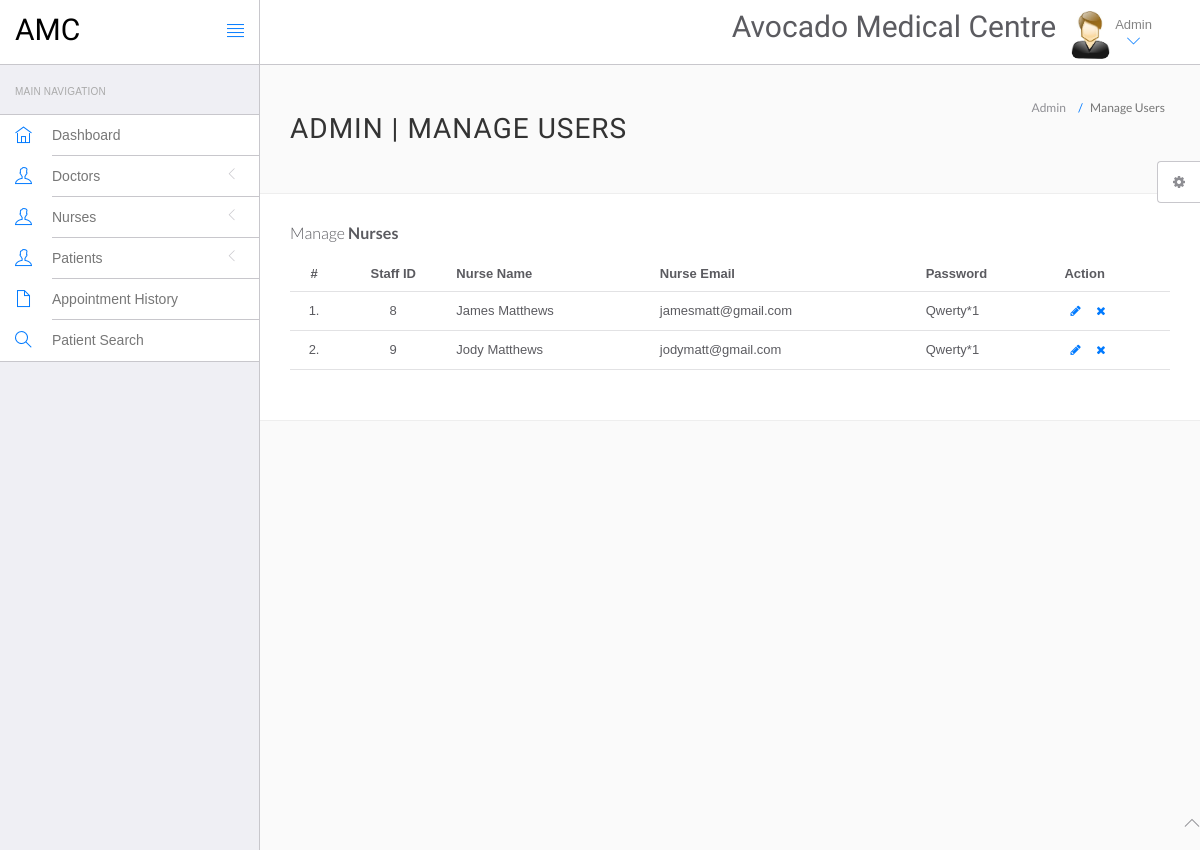
/views/admin/manage-nurses.php (signed in), run on an earlier commit of the app's database.
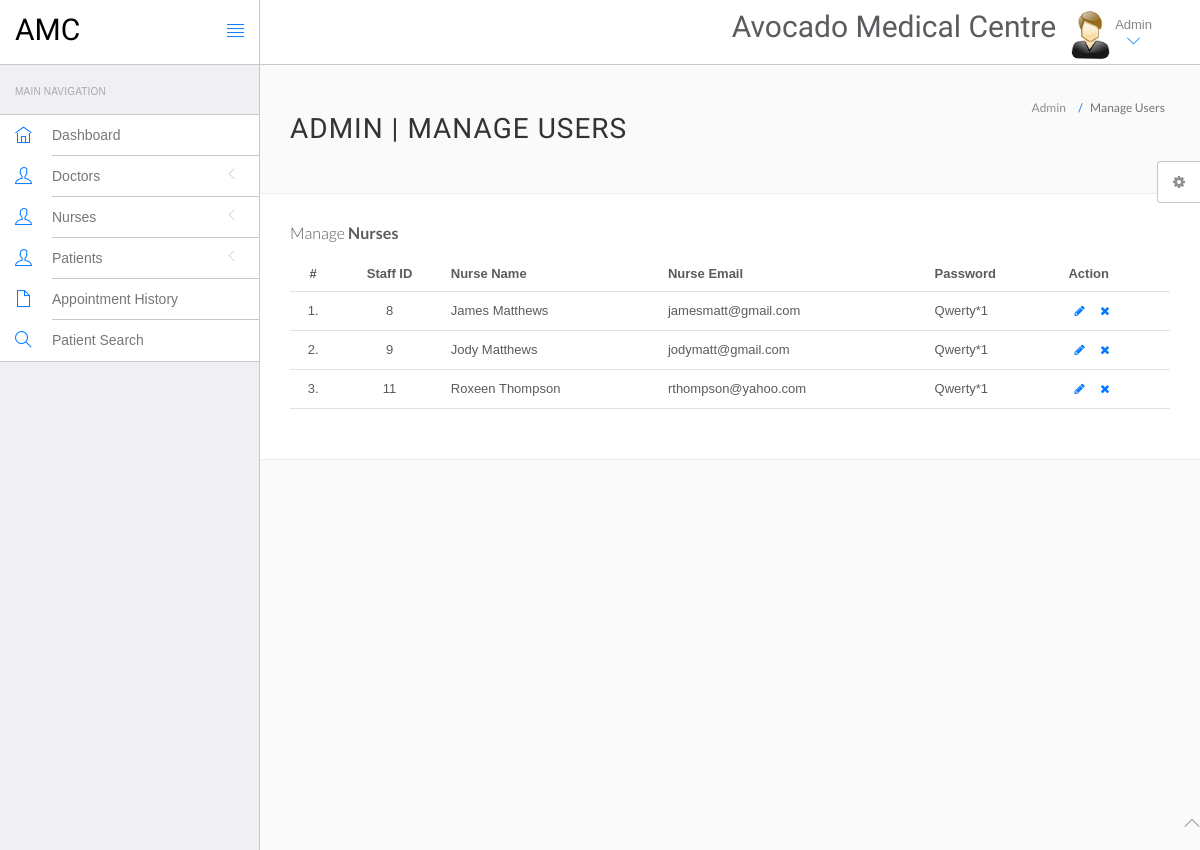
And on a later commit of the database.
### tables this page shows
CREATE TABLE IF NOT EXISTS `staff` (
  `StaffID` int(11) NOT NULL AUTO_INCREMENT,
  `Name` varchar(50) NOT NULL,
  `Email` varchar(50) NOT NULL,
  `Password` varchar(50) NOT NULL,
  `Type` varchar(15) NOT NULL,
  PRIMARY KEY (`StaffID`),
  KEY `StaffID` (`StaffID`)
);

### views/admin/manage-nurses.php (the view, shortened to what this page needs)
<!DOCTYPE html>
<html lang="en">
	<head>
		<link rel="stylesheet" href="vendor/bootstrap/css/bootstrap.min.css">
		<link rel="stylesheet" href="vendor/fontawesome/css/font-awesome.min.css">
		<link rel="stylesheet" href="vendor/themify-icons/themify-icons.min.css">
		<link href="vendor/animate.css/animate.min.css" rel="stylesheet" media="screen">
		<link href="vendor/perfect-scrollbar/perfect-scrollbar.min.css" rel="stylesheet" media="screen">
		<link href="vendor/switchery/switchery.min.css" rel="stylesheet" media="screen">
		<link href="vendor/bootstrap-touchspin/jquery.bootstrap-touchspin.min.css" rel="stylesheet" media="screen">
		<link href="vendor/select2/select2.min.css" rel="stylesheet" media="screen">
		<link href="vendor/bootstrap-datepicker/bootstrap-datepicker3.standalone.min.css" rel="stylesheet" media="screen">
		<link href="vendor/bootstrap-timepicker/bootstrap-timepicker.min.css" rel="stylesheet" media="screen">
		<link rel="stylesheet" href="assets/css/styles.css">
		<link rel="stylesheet" href="assets/css/plugins.css">
		<link rel="stylesheet" href="assets/css/themes/theme-1.css" id="skin_color" />
	</head>
	<body>
		<div id="app">
			<?php include('include/sidebar.php');?>
			<div class="app-content">
				<?php include('include/header.php');?>
				<div class="main-content" >
					<div class="wrap-content container" id="container">
						<section id="page-title">
							<div class="row">
								<div class="col-sm-8">
									<h1 class="mainTitle">Admin | Manage Users</h1>
								</div>
								<ol class="breadcrumb">
									<li>
										<span>Admin</span>
									</li>
									<li class="active">
										<span>Manage Users</span>
									</li>
								</ol>
							</div>
						</section>
						<div class="container-fluid container-fullw bg-white">
							<div class="row">
								<div class="col-md-12">
									<h5 class="over-title margin-bottom-15">Manage <span class="text-bold">Nurses</span></h5>
									<table class="table table-hover" id="sample-table-1">
										<thead>
											<tr>
												<th class="center">#</th>
												<th class="center">Staff ID</th>
												<th>Nurse Name</th>
												<th class="hidden-xs">Nurse Email</th>
												<th>Password</th>
												<th>Action</th>
											</tr>
										</thead>
										<tbody>
											<?php
												include('include/config.php');
												$selQuery = "SELECT * FROM staff WHERE type='Nurse'";
												$results = mysqli_query($conn,$selQuery) or die("Could not find database record(s)".mysqli_error($conn));
												$cnt=1;
												while($row=mysqli_fetch_assoc($results))
												{
											?>
											<tr>
												<td class="center"><?php echo $cnt;?>.</td>
												<td class="center"><?php echo $row['StaffID']; ?></td>
												<td class="hidden-xs"><?php echo $row['Name'];?></td>
												<td><?php echo $row['Email'];?></td>
												<td><?php echo $row['Password'];?></td>
												<td >
												<div class="visible-md visible-lg hidden-sm hidden-xs">
													<a href="edit-nurse.php?id=<?php echo $row['StaffID'];?>" class="btn btn-transparent btn-xs" tooltip-placement="top" tooltip="Edit"><i class="fa fa-pencil"></i></a>
													<a href="manage-nurses.php?id=<?php echo $row['StaffID']?>&del=delete" onClick="return confirm('Are you sure you want to delete?')"class="btn btn-transparent btn-xs tooltips" tooltip-placement="top" tooltip="Remove"><i class="fa fa-times fa fa-white"></i></a>
												</div>
												</td>
											</tr>
											<?php
												$cnt=$cnt+1;
											 }?>
										</tbody>
									</table>
								</div>
							</div>
								</div>
							</div>
						</div>
					</div>
				</div>
	<?php include('include/footer.php');?>
	<?php include('include/setting.php');?>
	</body>
</html>

What changed in the data, as far as the page shows it:
added staff: StaffID "11", Name "Roxeen Thompson", Email "rthompson@yahoo.com", Password "Qwerty*1"
